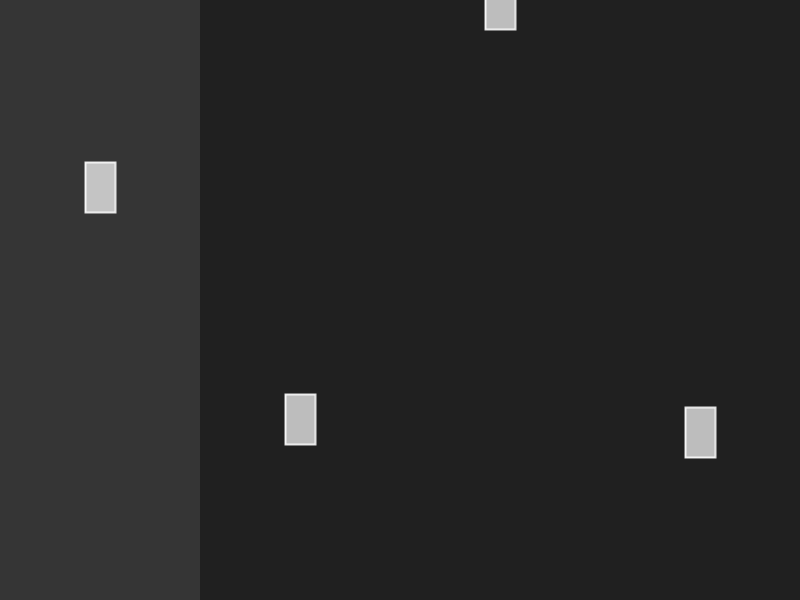
Frame 1 (no input)
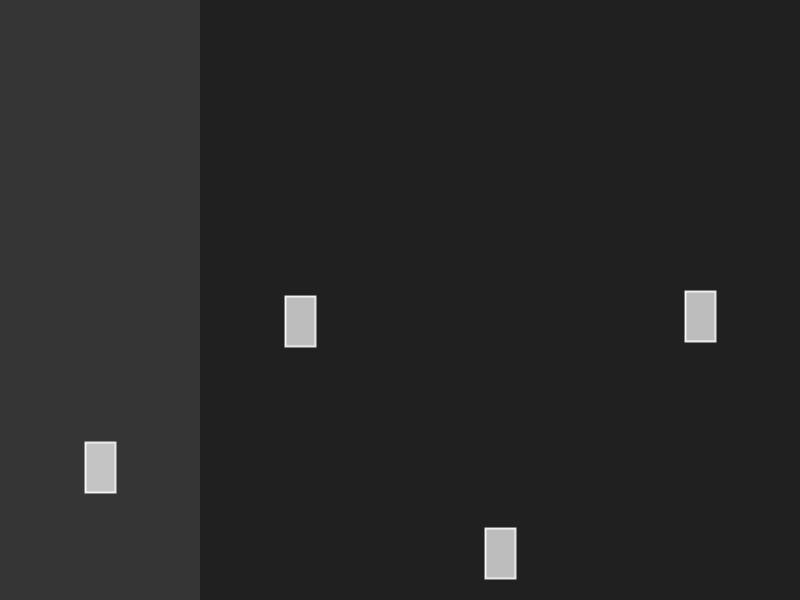
Frame 60 (the mouse pressed at the canvas centre just before this capture)
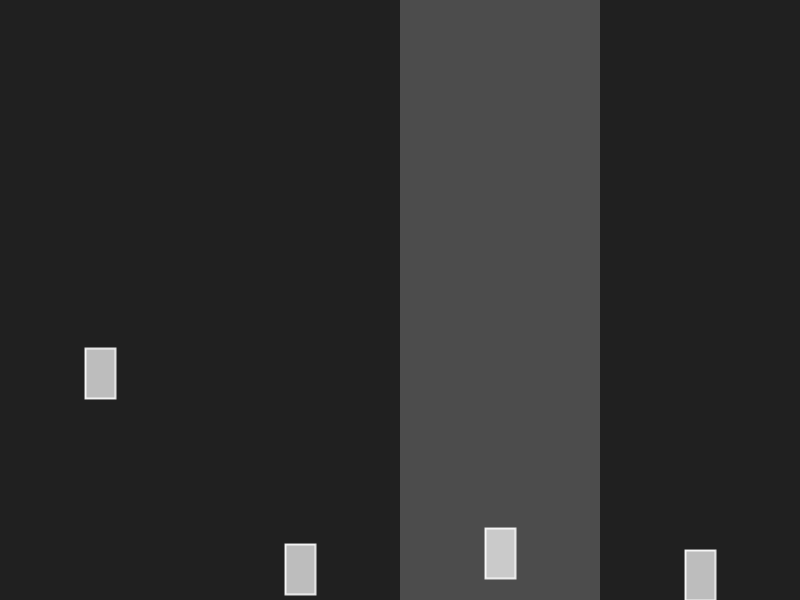
Frame 120 (the mouse held since frame 60 and released just before this capture)

The Processing sketch that drew these frames (run headless with seeded random() and noise(); from frame 60 on, the mouse is pressed at the canvas centre):

// Processing sketch: DanceSync1_1
// ── DanceSync1_1.pde
// DanceSync1_1
// started 10/5/2018


// Characters
Dancer[] dancers;
// Properties
float groundY = 0;
float colWidth;
float stageWidth;
float stageX; // the left pos of the stage.
int mousePosCol; // which Dancer column the mouse is in.



void setup() {
  size(800,600);
  smooth();
  frameRate(60);
  colorMode(HSB);
  
  ResetLevel();
}

void ResetLevel() {
  int numDancers = 4;
  
  stageWidth = width;//*0.5;
  stageX = (width-stageWidth)*0.5;
  colWidth = stageWidth/(float)numDancers;
  
  dancers = new Dancer[numDancers];
  for (int i=0; i<numDancers; i++) {
    float posX = (i+0.5)*colWidth + stageX;
    dancers[i] = new Dancer(i, posX);
  }
}



void draw() {
  background(32);
  
  Update();
  Draw();
}



private void Update() {
  UpdateDancerMouseOver();
}
private void UpdateDancerMouseOver() {
  mousePosCol = (int)floor((stageX+mouseX)/colWidth);
}


private void Draw() {
  // Translate into Unity coordinates! 0,0 is BOTTOM-left.
  pushMatrix();
  translate(0,height);
  scale(1, -1);
  
  for (int i=0; i<dancers.length; i++) {
    dancers[i].Update();
    dancers[i].Draw();
  }
  
  popMatrix();
}



void keyPressed() {
  if (keyCode==ENTER || keyCode==RETURN) {
    ResetLevel();
  }
}









// ── Dancer.pde
class Dancer {
  // Properties
  PVector pos;
  PVector size;
  boolean isFreezingMe; // true when isHighlightingMe AND mousePressed! When true, we don't move.
  boolean isHighlightingMe; // true when mouse over my column.
  float velY;
  int index;
  float gravity = -0.3;
  float bounceApexY;
  
  
  // ----------------------------------------------------------------
  //  Initialize
  // ----------------------------------------------------------------
  public Dancer(int index, float posX) {//, float startingLocOffset) {
    this.index = index;
    this.pos = new PVector(posX, groundY+random(0, height));
    //this.locOffset = startingLocOffset;
    this.size = new PVector(30,50);
    this.bounceApexY = 300;//random(200, 300);
  }
  
  
  // ----------------------------------------------------------------
  //  Update
  // ----------------------------------------------------------------
  void Update() {
    UpdateInteractionBools();
    UpdateApplyVel();
    ApplyBounds();
  }
  private void UpdateInteractionBools() {
    isHighlightingMe = mousePosCol == index;
    isFreezingMe = isHighlightingMe && mousePressed;
  }
  private void UpdateApplyVel() {
    if (!isFreezingMe) {
      velY += gravity;
      pos.y += velY;
    }
  }
  private void ApplyBounds() {
    if (pos.y <= groundY) {
      Bounce();
    }
  }
  private void Bounce() {
    pos.y = groundY;
    float distToApex = bounceApexY - pos.y;
    velY = sqrt(2*-gravity*distToApex); // 0 = y^2 + 2*g*dist  ->  y = sqrt(2*g*dist)
  }
  
  
  
  // ----------------------------------------------------------------
  //  Draw
  // ----------------------------------------------------------------
  void Draw() {
    DrawColHighlight();
    DrawBody();
  }
  
  void DrawColHighlight() {
    // Mouse is in my column!
    if (isHighlightingMe) {
      if (isFreezingMe) fill(255, 50);
      else fill(255, 24);
      noStroke();
      rect(pos.x-colWidth*0.5,0, colWidth,height);
    }
  }
  void DrawBody() {
    fill(255, 180);
    stroke(255, 220);
    strokeWeight(2);
    rect(pos.x-size.x*0.5,pos.y, size.x,size.y);
  }
  
  
}
